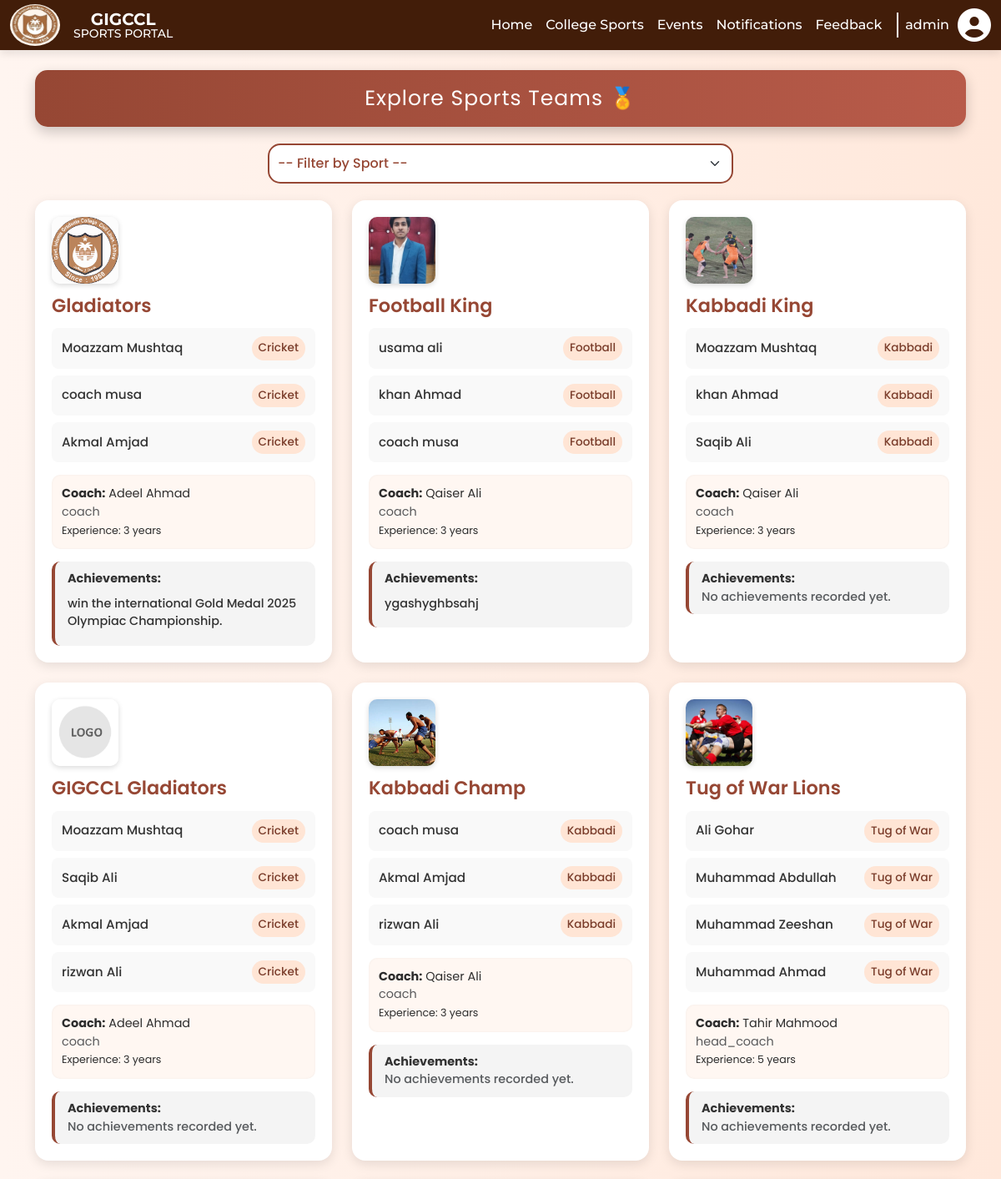
The page /teams/ (signed in, upper part) on the database its author committed.
### Sports_Users/models.py (models this page shows, shortened)
class CustomUser(AbstractUser):
    STATUS_CHOICES = (
        ('pending', 'Pending'),
        ('approved', 'Approved'),
        ('declined', 'Declined'),
    )
    is_coach = models.BooleanField(default=False)
    is_player = models.BooleanField(default=False)
    email = models.EmailField(unique=True)
    first_name = models.CharField(max_length=50)
    last_name = models.CharField(max_length=50)
    cnic = models.CharField(max_length=15, unique=True, blank=True, null=True)
    phone_number = models.CharField(max_length=15, blank=True)
    profile_picture = models.ImageField(upload_to='profiles/', blank=True, null=True)
    is_approved = models.BooleanField(default=False)  # Kept for backward compatibility
    status = models.CharField(max_length=10, choices=STATUS_CHOICES, default='pending')
    USERNAME_FIELD = 'email'
    REQUIRED_FIELDS = []  # Only email and password required
    objects = CustomUserManager()  # Use custom manager

class Player(models.Model):
    user = models.OneToOneField(CustomUser, on_delete=models.CASCADE, primary_key=True, related_name='player')
    father_name = models.CharField(max_length=100)
    father_cnic = models.CharField(max_length=15)
    dob = models.DateField()
    whatsapp_number = models.CharField(max_length=15, blank=True)
    province = models.CharField(max_length=100)
    city = models.CharField(max_length=100)
    address = models.TextField()
    sport = models.ForeignKey('sports_base.Sport', on_delete=models.SET_NULL, null=True)
    height = models.FloatField()
    weight = models.FloatField()
    college_roll_no = models.CharField(max_length=50)
    BLOOD_GROUP_CHOICES = [
        ('A+', 'A+'), ('A-', 'A-'),
        ('B+', 'B+'), ('B-', 'B-'),
        ('AB+', 'AB+'), ('AB-', 'AB-'),
        ('O+', 'O+'), ('O-', 'O-'),
    ]
    blood_group = models.CharField(max_length=3, choices=BLOOD_GROUP_CHOICES)
    DISABILITY_CHOICES = [
        ('Yes', 'Yes'),
        ('No', 'No'),
    ]
    disability = models.CharField(max_length=3, choices=DISABILITY_CHOICES, blank=True)
    disability_detail = models.TextField(blank=True, null=True)

### sports_base/models.py (models this page shows, shortened)
class Team(models.Model):
    name = models.CharField(max_length=100)
    sport = models.ForeignKey(Sport, on_delete=models.CASCADE, related_name='teams')
    players = models.ManyToManyField('Sports_Users.Player', related_name='teams')
    coach = models.ForeignKey(Coach, on_delete=models.SET_NULL, null=True, related_name='teams')
    logo = models.ImageField(upload_to='team_logos/', null=True, blank=True)
    created_at = models.DateTimeField(auto_now_add=True)

class Sport(models.Model):
    name = models.CharField(max_length=100, unique=True)
    image = models.ImageField(upload_to='sports_images/', null=True, blank=True)

class Coach(models.Model):
    DESIGNATION_CHOICES = [
        ('head_coach', 'Head Coach'),
        ('coach', 'Coach'),
        ('assistant_coach', 'Assistant Coach'),
    ]
    user = models.OneToOneField(User, on_delete=models.CASCADE, related_name='coach_profile')
    name = models.CharField(max_length=100)
    designation = models.CharField(max_length=100, choices=DESIGNATION_CHOICES, default='coach')
    experience_years = models.PositiveIntegerField()
    sports = models.ManyToManyField(Sport, related_name='coaches')  # Changed to ManyToManyField
    photo = models.ImageField(upload_to='coaches/', null=True, blank=True)

### static_pages/models.py (models this page shows, shortened)
class Achievements(models.Model):
    team = models.ForeignKey('sports_base.Team', related_name='achievements', on_delete=models.CASCADE)
    description = models.TextField()

### static_pages/views.py (the view)
# urls.py: path("teams/", views.teams, name='teams'),
@login_required(login_url='Sports_Users:player_login')
def teams(request):
    sports = Sport.objects.all()
    selected_sport = request.GET.get('sport')
    if selected_sport:
        teams = Team.objects.filter(sport__id=selected_sport).prefetch_related('players', 'achievements').select_related('coach', 'sport')
    else:
        teams = Team.objects.prefetch_related('players', 'achievements').select_related('coach', 'sport')
    context = {
        'teams': teams,
        'sports': sports,
        'selected_sport': selected_sport,
    }
    return render(request, 'static_pages/teams.html', context)

### static_pages/templates/static_pages/teams.html (shortened to what this page needs)
{% extends "base.html" %}
{% load static %}
{% block content %}
<link href="https://cdn.jsdelivr.net/npm/aos@2.3.4/dist/aos.css" rel="stylesheet">
<div class="container py-4">
  <div class="page-header">Explore Sports Teams 🏅</div>
  <form method="get">
    <select name="sport" class="form-select" onchange="this.form.submit()">
      <option value="">-- Filter by Sport --</option>
    </select>
  </form>
  {% if teams %}
    <div class="row g-4">
      {% for team in teams %}
      <div class="col-lg-4 col-md-6" data-aos="fade-up" data-aos-duration="1000">
        <div class="team-card h-100">
          {% if team.logo %}
            <img src="{{ team.logo.url }}" alt="{{ team.name }} Logo" class="team-logo">
          {% else %}
            <img src="{% static 'media/logo.png' %}" alt="Default Logo" class="team-logo">
          {% endif %}
          <div class="team-name">{{ team.name }}</div>
          <div class="player-list">
            {% for player in team.players.all %}
            <div class="player-item">
              <span>{{ player.user.first_name }} {{ player.user.last_name }}</span>
              <span class="player-sport">{{ team.sport.name }}</span>
            </div>
            {% endfor %}
          </div>
          <div class="coach-info">
            <strong>Coach:</strong> {{ team.coach.name }}<br>
            <span class="text-muted">{{ team.coach.designation }}</span><br>
            <small>Experience: {{ team.coach.experience_years }} years</small>
          </div>
          <div class="achievement-section">
            <strong>Achievements:</strong>
            {% if team.achievements.all %}
              {% for achievement in team.achievements.all %}
                <div class="achievement-item">
                  {{ achievement.description }}
                </div>
              {% endfor %}
            {% else %}
              <div class="text-muted">No achievements recorded yet.</div>
            {% endif %}
          </div>
        </div>
      </div>
      {% endfor %}
    </div>
  {% else %}
    <div class="no-teams-message">
      No teams registered for this sport.
    </div>
  {% endif %}
</div>
{% endblock content %}

### static_pages/templates/base.html (shortened to what this page needs)
{% load static %}
<!DOCTYPE html>
<html lang="en">
<head>
    {% load pwa %}
    <link href="https://cdn.jsdelivr.net/npm/bootstrap@5.3.0/dist/css/bootstrap.min.css" rel="stylesheet">
    <link rel="stylesheet" href="https://cdn.jsdelivr.net/npm/bootstrap-icons@1.11.3/font/bootstrap-icons.min.css">
    <link rel="stylesheet" href="https://cdnjs.cloudflare.com/ajax/libs/font-awesome/6.5.0/css/all.min.css">
</head>
<body>
    <header>
        <nav class="navbar navbar-expand-lg">
            <div class="container-fluid">
                {% if user.is_authenticated %}
                    {% if user.is_player %}
                        <a class="navbar-brand" href="{% url 'Sports_Users:player_dashboard' %}">
                            <img src="{% static 'media/GICCL logo.png' %}" alt="Logo" id="Logo">
                        </a>
                    {% elif user.is_coach %}
                        <a class="navbar-brand" href="{% url 'Sports_Users:player_dashboard' %}">
                            <img src="{% static 'media/GICCL logo.png' %}" alt="Logo" id="Logo">
                        </a>
                    {% else %}
                        <a class="navbar-brand" href="{% url 'static_pages:home' %}">
                            <img src="{% static 'media/GICCL logo.png' %}" alt="Logo" id="Logo">
                        </a>
                    {% endif %}
                {% else %}
                    <a class="navbar-brand" href="{% url 'static_pages:home' %}">
                        <img src="{% static 'media/GICCL logo.png' %}" alt="Logo" id="Logo">
                    </a>
                {% endif %}
                <div class="title-container">
                    <div class="title-wrapper">
                        <span class="title">GIGCCL</span>
                        <span class="subtitle">SPORTS PORTAL</span>
                    </div>
                </div>
                <div class="collapse navbar-collapse justify-content-end" id="navbarNav">
                    <ul class="navbar-nav">
                        <li class="nav-item"><a class="nav-link" href="{% url 'static_pages:home' %}">Home</a></li>
                        <li class="nav-item"><a class="nav-link" href="{% url 'sports_base:sports' %}">College Sports</a></li>
                        <li class="nav-item"><a class="nav-link" href="{% url 'sports_base:events' %}">Events</a></li>
                        <li class="nav-item"><a class="nav-link" href="{% url 'sports_base:notification_list' %}">Notifications</a></li>
                        <li class="nav-item"><a class="nav-link" href="{% url 'sports_base:feedback' %}">Feedback</a></li>
                        <li class="nav-item">
                            {% if user.is_authenticated %}
                                <div class="dropdown">
                                    <div class="profile-container" data-bs-toggle="dropdown" aria-expanded="false">
                                        <span>{{ user.username }}</span>
                                        {% if user.profile_picture %}
                                            <img src="{{ user.profile_picture.url }}" alt="Profile" class="profile-pic">
                                        {% else %}
                                            <i class="fas fa-user-circle profile-icon"></i>
                                        {% endif %}
                                    </div>
                                </div>
                            {% else %}
                                <button class="btn login-btn" onclick="window.location.href='{% url 'Sports_Users:player_login' %}'">Login</button>
                            {% endif %}
                        </li>
                    </ul>
                </div>
            </div>
        </nav>
    </header>
    <main class="container-fluid mt-0 p-0">
        {% block content %}
        {% endblock %}
    </main>
</body>
</html>

### rows shown on the page
CustomUser: username "admin"
Team: logo (picture), name "Gladiators", sport.name "Cricket", coach.name "Adeel Ahmad", coach.designation "coach", coach.experience_years "3"
Player: user.first_name "Moazzam", user.last_name "Mushtaq"
Player: user.first_name "coach", user.last_name "musa"
Player: user.first_name "Akmal", user.last_name "Amjad"
Achievements: description "win the international Gold Medal 2025 Olympiac Championship."
Team: logo (picture), name "Football King", sport.name "Football", coach.name "Qaiser Ali", coach.designation "coach", coach.experience_years "3"
Player: user.first_name "usama", user.last_name "ali"
Player: user.first_name "khan", user.last_name "Ahmad"
Achievements: description "ygashyghbsahj"
Team: logo (picture), name "Kabbadi King", sport.name "Kabbadi", coach.name "Qaiser Ali", coach.designation "coach", coach.experience_years "3", shows "No achievements recorded yet."
Player: user.first_name "Saqib", user.last_name "Ali"
Team: name "GIGCCL Gladiators", sport.name "Cricket", coach.name "Adeel Ahmad", coach.designation "coach", coach.experience_years "3", shows "No achievements recorded yet."
Player: user.first_name "rizwan", user.last_name "Ali"
Team: logo (picture), name "Kabbadi Champ", sport.name "Kabbadi", coach.name "Qaiser Ali", coach.designation "coach", coach.experience_years "3", shows "No achievements recorded yet."
Team: logo (picture), name "Tug of War Lions", sport.name "Tug of War", coach.name "Tahir Mahmood", coach.designation "head_coach", coach.experience_years "5", shows "No achievements recorded yet."
Player: user.first_name "Ali", user.last_name "Gohar"
Player: user.first_name "Muhammad", user.last_name "Abdullah"
Player: user.first_name "Muhammad", user.last_name "Zeeshan"
Player: user.first_name "Muhammad", user.last_name "Ahmad"
